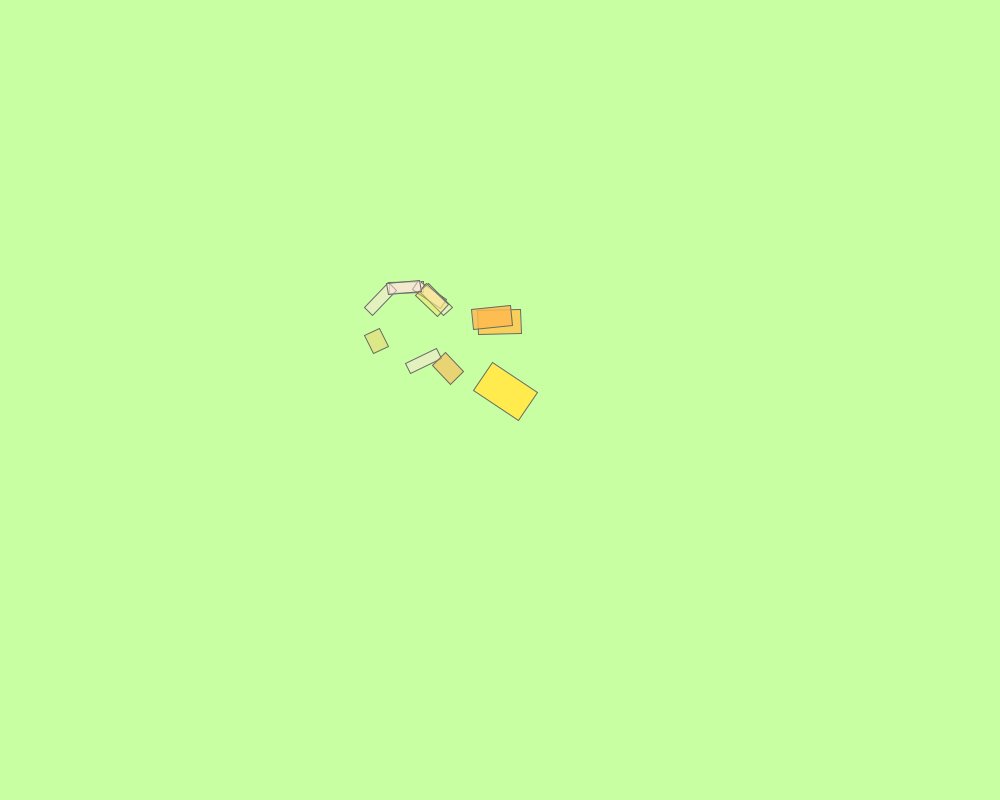
Frame 1 (no input)
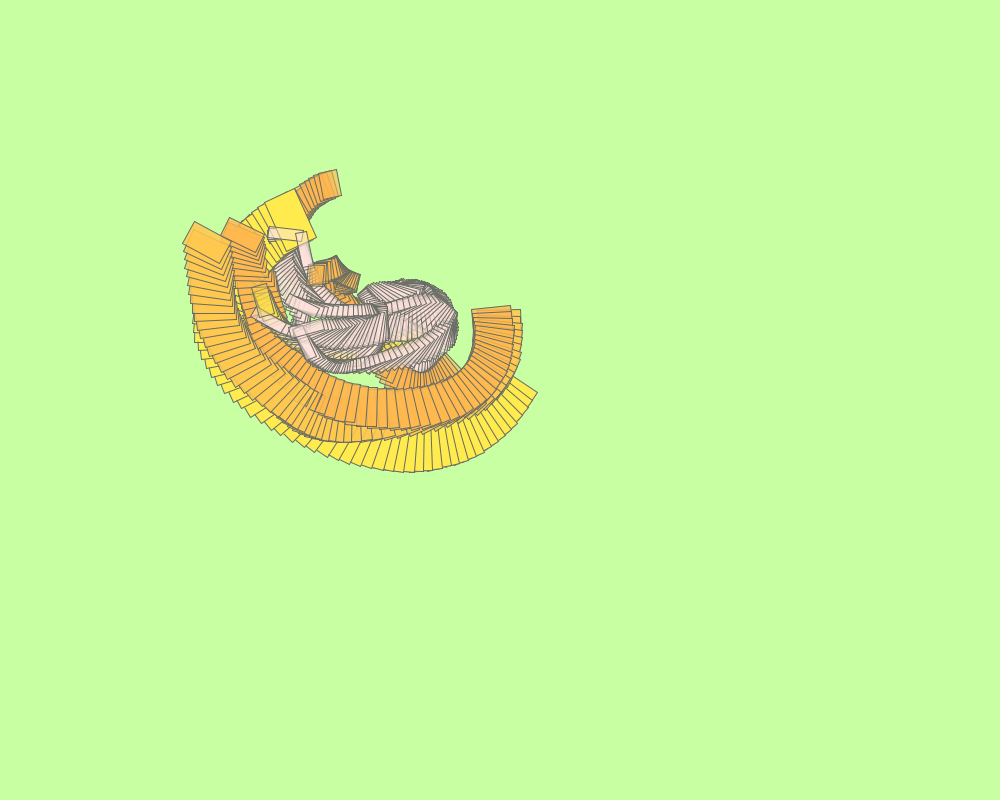
Frame 60 (the mouse pressed at the canvas centre just before this capture)
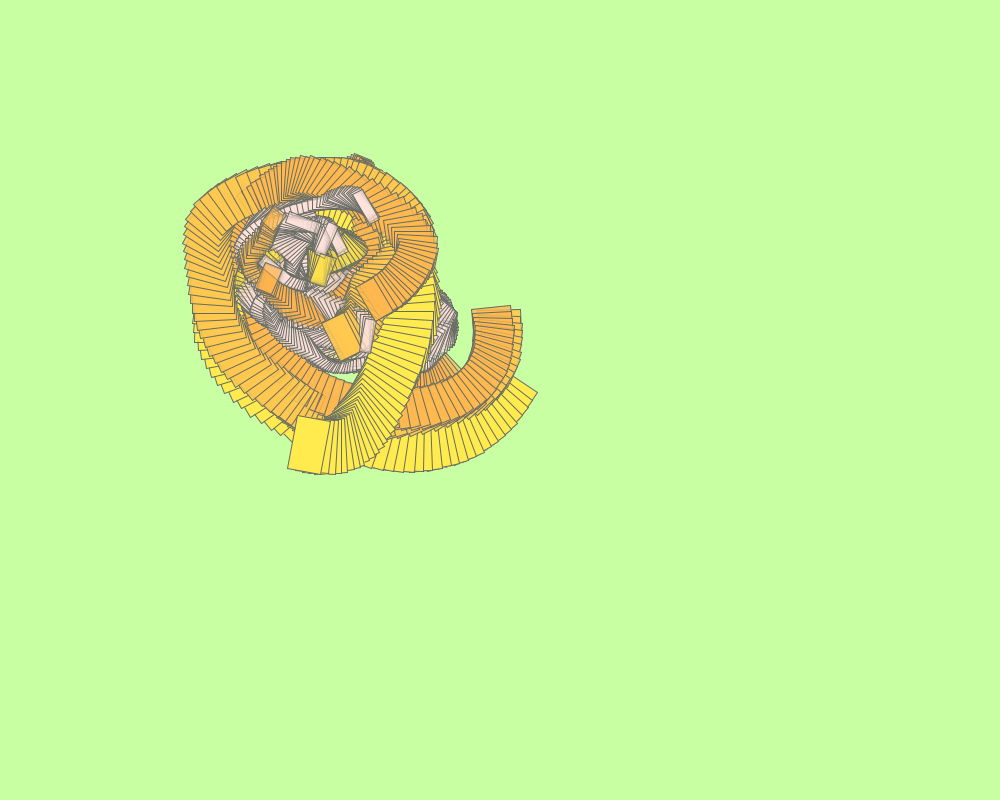
Frame 120 (the mouse held since frame 60 and released just before this capture)

The Processing sketch that drew these frames (run headless with seeded random() and noise(); from frame 60 on, the mouse is pressed at the canvas centre):

// Processing sketch: processing_88242
// ── processing_88242.pde

form k, l;

form[] rects = new form[6];

    
void setup() {
      size(1000, 800);
      smooth();
      colorMode(HSB);
     
      background(60+x*0.6, 100+y*1.2, 255);

      rectMode(CENTER);
      
      for (int i=0;i<rects.length;i++) {
          rects[i]=new form(); //filling arrays from 1-10
     }
}

    
    
void draw() {
      
    for (int i=0;i<rects.length;i++) {

    rects[i].drawRect();
  }
}
    
    
float x =random(-20,30);
float y =random(-20,30);  
     


class form{
  

  float a=random(10,400);
  float b =random(20,300);
  
  float c = noise(a);
  float d = noise(b);
  
  float f = noise(x);
  float g = noise(y);
  
  float j=random(0.005,0.01);
  float h =random(0.0005,0.01);
  
  float k=random(0.005,0.01);
  float l =random(0.0005,0.01);
  
 void drawRect(){ 
 
      pushMatrix();
           
      translate(noise(frameCount*j-20)*width, noise(frameCount*h-20)*height);

      rotate(0.9);
      
      rotate(radians(a*1.4)+sin(c-d/10)+sin(d-c/2));
      
      
     stroke(50-y*2.3,20+c*0.1,120-x);
      fill(50*c-y, 160-y*2.3, 250+x*1.8, d*350+x);

      rect(c*(width)/6.2*sin(h), d*height/5.2*cos(j), c*54+c*0.1, d*70+d*0.8);
     
      fill(60*f+y, 20+x*1.2, 260-y, g*260+y*3.1);

      rect(f*(width)/6.2*cos(k), g*height/4.2*sin(l), f*44+f*3.4, g*60+g*0.8);
   
      
      b+=0.5;
      a+=2.56;

      popMatrix();
    }
    
}
    
